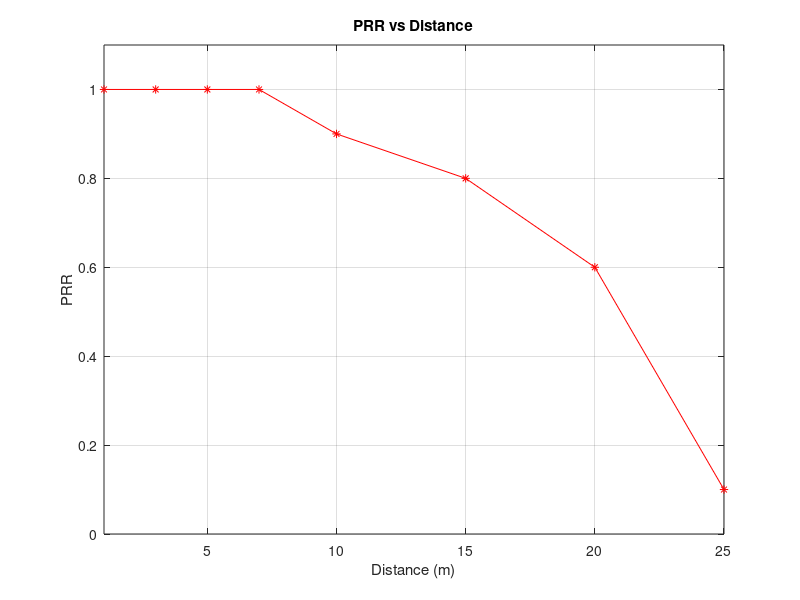

Here is the MATLAB script that generated this plot:
%EE499 Lab2 Problem 4
PRR = [1 1 1 1 0.9 0.8 0.6 0.1];
distance = [1 3 5 7 10 15 20 25];

figure
plot(distance,PRR, 'r*-');
axis([1 25 0 1.1]);
grid
xlabel('Distance (m)');
ylabel('PRR');
title('PRR vs Distance');